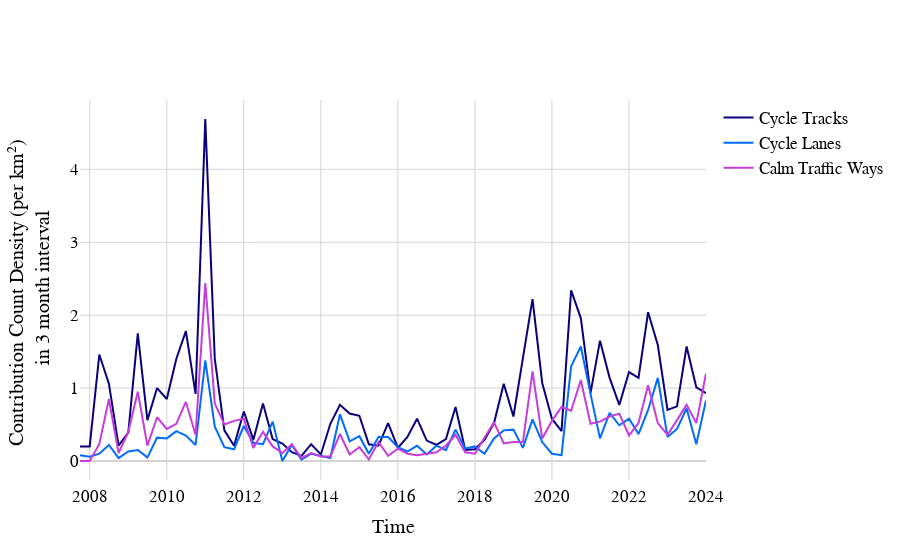

Notebook code for this chart:
### Markdown cell above
### Contributions Count Density
Number of contributions (by OSM users) divided by total area (in square kilometres), quarterly time series in 3-month intervals up to the present, for each class of infrastructure.

### Code cell
load_plot(
    gjson_area,
    "https://api.ohsome.org/v1/contributions/count/density",
    querydict=dict_opwizqueries,
    ylabel="Contribution Count Density (per km²) <br> in 3 month interval",
    roads=w.value,
)
